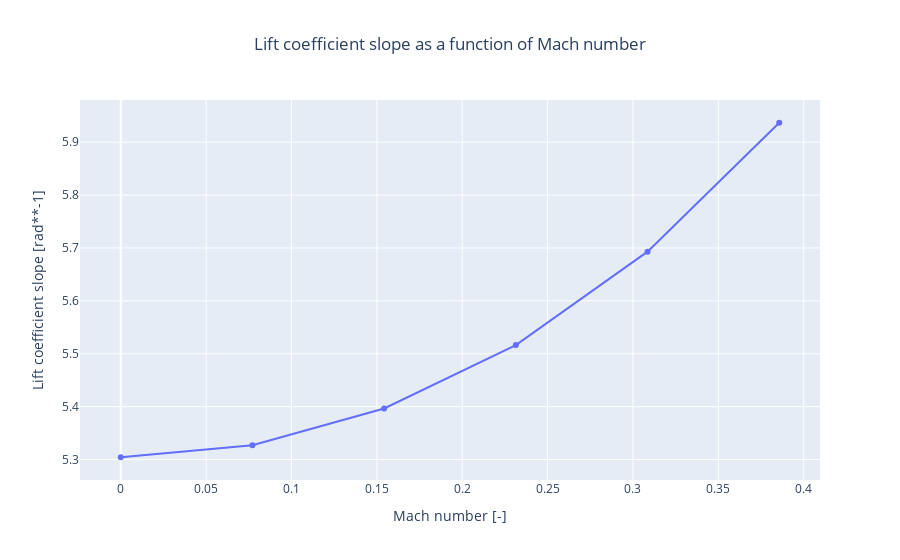

The notebook cell saved with this chart:
### Code cell
fig = api_plots.compressibility_effects_diagram(
    pth.join(WORK_FOLDER_PATH, "beechcraft_76_loads.xml"), name="Beechcraft 76"
)
fig.show()

### Figure 1 — Plotly figure (JSON) as saved in the notebook; plotly's stock layout.template omitted (floating-point values rounded to 4 significant figures)
{"data": [{"name": "Beechcraft 76", "type": "scatter", "uid": "e28fe710-675c-4374-acea-c7c1ea204a91", "x": [0, 0.07713, 0.1543, 0.2314, 0.3085, 0.3857], "y": [5.304, 5.327, 5.397, 5.516, 5.693, 5.937]}], "layout": {"autosize": true, "legend": {"x": 0.99, "xanchor": "right", "y": 0.99, "yanchor": "top"}, "title": {"text": "Lift coefficient slope as a function of Mach number", "x": 0.5}, "xaxis": {"autorange": true, "range": [-0.02379, 0.4095], "title": {"text": "Mach number [-]"}, "type": "linear"}, "yaxis": {"autorange": true, "range": [5.252, 5.989], "title": {"text": "Lift coefficient slope [rad**-1]"}, "type": "linear"}}}
